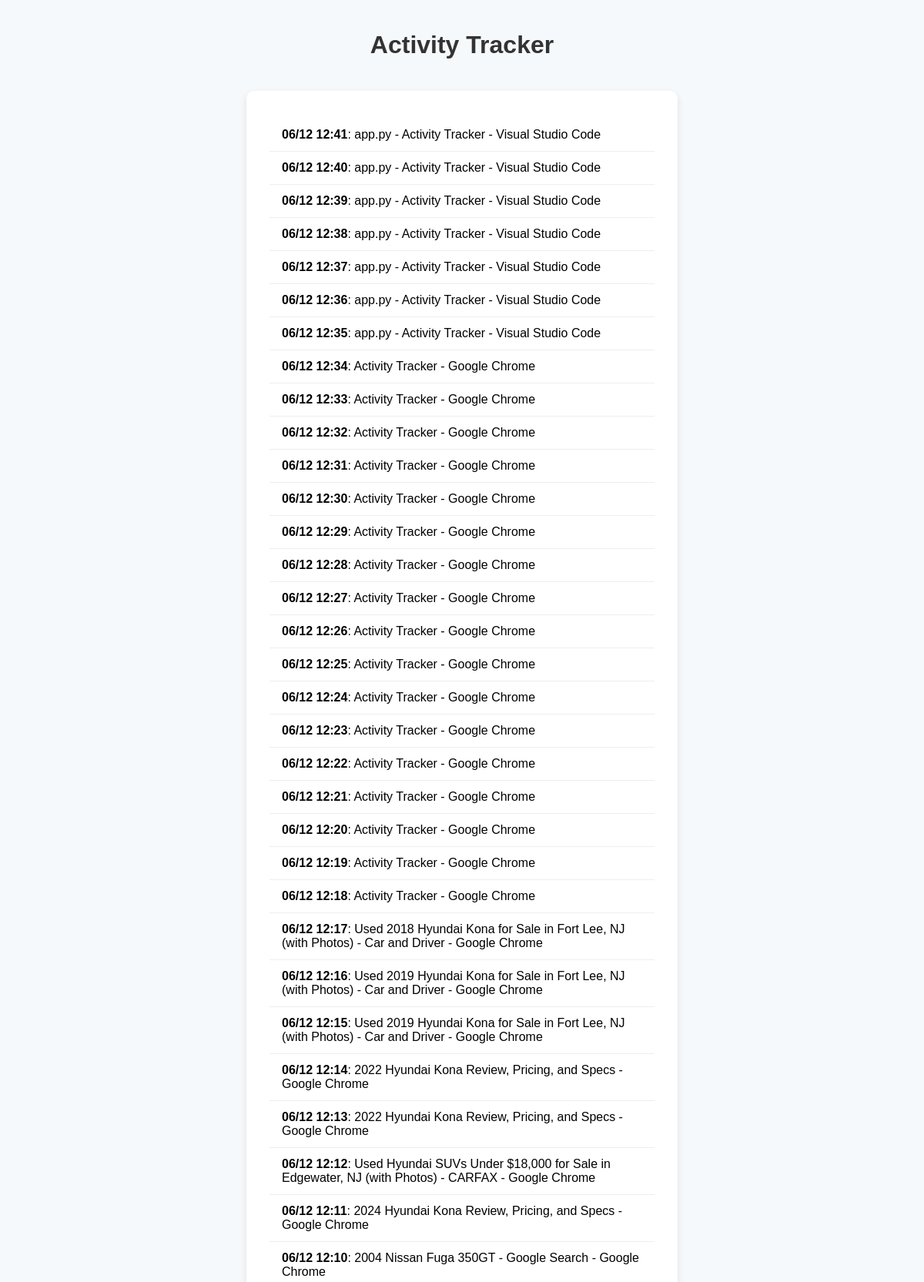
The page / (upper part) on the database its author committed.
### tables this page shows
CREATE TABLE activities (id INTEGER PRIMARY KEY ASC AUTOINCREMENT, activity TEXT, time TEXT);

### scripts/app.py (the view)
@app.route('/')
def index():
    activities = dbActivities()
    return render_template('main.html', activities = activities)

### scripts/funcs.py (called while the page is built)
def dbActivities():
    import sqlite3
    conn = sqlite3.connect('/home/amanuel/AmanuelPersonal/project_ideas/Activity Tracker/database/local.db')
    cursor = conn.cursor()
    cursor.execute("SELECT time, activity FROM activities ORDER BY id DESC LIMIT 720")
    rows = cursor.fetchall()
    conn.close()
    return [{'time': row[0], 'activity': row[1]} for row in rows]

### templates/main.html (shortened to what this page needs)
<!DOCTYPE html>
<html lang="en">
<head>
</head>
<body>
    <h1>Activity Tracker</h1>
    <div class="list-container">
    {% if activities %}
        <ul>
        {% for item in activities %}
            <li><strong>{{ item.time }}</strong>: {{ item.activity }}</li>
        {% endfor %}
        </ul>
    {% else %}
        <p>No activities found.</p>
    {% endif %}
    </div>
</body>
</html>

### templates/main.html (style rules this page uses)
body { font-family: Arial, sans-serif; background-color: #f6f9fc; margin: 0; padding: 0; display: flex; flex-direction: column; align-items: center; }
h1 { margin-top: 40px; color: #333; }
.list-container { background-color: white; padding: 20px 30px; border-radius: 10px; box-shadow: 0 4px 10px rgba(0, 0, 0, 0.1); margin-top: 20px; width: 90%; max-width: 500px; }
ul { list-style-type: none; padding: 0; }
li { padding: 12px 16px; border-bottom: 1px solid #eee; transition: background-color 0.2s; }

### rows shown on the page
activities: time "06/12 12:41", activity "app.py - Activity Tracker - Visual Studio Code"
activities: time "06/12 12:40", activity "app.py - Activity Tracker - Visual Studio Code"
activities: time "06/12 12:39", activity "app.py - Activity Tracker - Visual Studio Code"
activities: time "06/12 12:38", activity "app.py - Activity Tracker - Visual Studio Code"
activities: time "06/12 12:37", activity "app.py - Activity Tracker - Visual Studio Code"
activities: time "06/12 12:36", activity "app.py - Activity Tracker - Visual Studio Code"
activities: time "06/12 12:35", activity "app.py - Activity Tracker - Visual Studio Code"
activities: time "06/12 12:34", activity "Activity Tracker - Google Chrome"
activities: time "06/12 12:33", activity "Activity Tracker - Google Chrome"
activities: time "06/12 12:32", activity "Activity Tracker - Google Chrome"
activities: time "06/12 12:31", activity "Activity Tracker - Google Chrome"
activities: time "06/12 12:30", activity "Activity Tracker - Google Chrome"
activities: time "06/12 12:29", activity "Activity Tracker - Google Chrome"
activities: time "06/12 12:28", activity "Activity Tracker - Google Chrome"
activities: time "06/12 12:27", activity "Activity Tracker - Google Chrome"
activities: time "06/12 12:26", activity "Activity Tracker - Google Chrome"
activities: time "06/12 12:25", activity "Activity Tracker - Google Chrome"
activities: time "06/12 12:24", activity "Activity Tracker - Google Chrome"
activities: time "06/12 12:23", activity "Activity Tracker - Google Chrome"
activities: time "06/12 12:22", activity "Activity Tracker - Google Chrome"
activities: time "06/12 12:21", activity "Activity Tracker - Google Chrome"
activities: time "06/12 12:20", activity "Activity Tracker - Google Chrome"
activities: time "06/12 12:19", activity "Activity Tracker - Google Chrome"
activities: time "06/12 12:18", activity "Activity Tracker - Google Chrome"
activities: time "06/12 12:17", activity "Used 2018 Hyundai Kona for Sale in Fort Lee, NJ (with Photos) - Car and Driver - Google Chrome"
activities: time "06/12 12:16", activity "Used 2019 Hyundai Kona for Sale in Fort Lee, NJ (with Photos) - Car and Driver - Google Chrome"
activities: time "06/12 12:15", activity "Used 2019 Hyundai Kona for Sale in Fort Lee, NJ (with Photos) - Car and Driver - Google Chrome"
activities: time "06/12 12:14", activity "2022 Hyundai Kona Review, Pricing, and Specs - Google Chrome"
activities: time "06/12 12:13", activity "2022 Hyundai Kona Review, Pricing, and Specs - Google Chrome"
activities: time "06/12 12:12", activity "Used Hyundai SUVs Under $18,000 for Sale in Edgewater, NJ (with Photos) - CARFAX - Google Chrome"
activities: time "06/12 12:11", activity "2024 Hyundai Kona Review, Pricing, and Specs - Google Chrome"
activities: time "06/12 12:10", activity "2004 Nissan Fuga 350GT - Google Search - Google Chrome"
